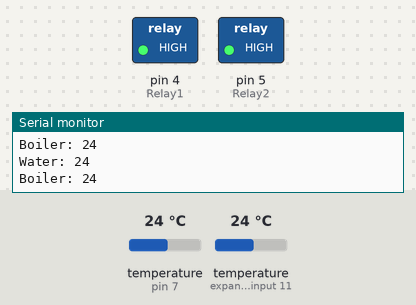
A sketch run on a simulated Arduino Uno, built with avr-gcc and run on an emulated ATmega328P. Parts: switched loads named in the sketch (green lamp = pin HIGH), the last lines printed to the serial monitor. The inputs (shaded band) are chosen by the test bench; at power-on: temperature (sensors on pin 7, expander input 11) 24 °C.

Above: at 3.6 s.
3.7 s: temperature (sensor on pin 7) set to 23.3 °C
At 4.7 s:
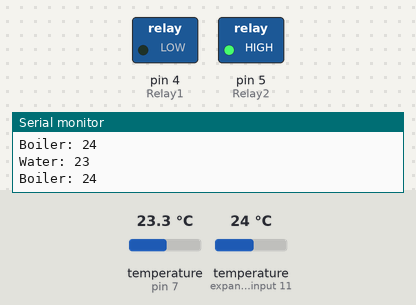
Timing chart, 0 to 30.8 s (numbered marks = the images above; inputs shaded):
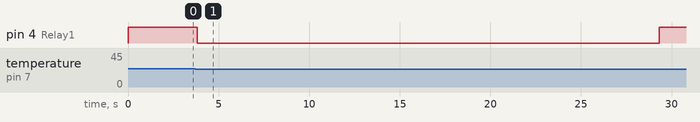

The sketch:

main.ino
```cpp
#include <OneWire.h>
#include <DallasTemperature.h>

#define Relay1 4  // OPEN
#define Relay2 5  // CLOSE

OneWire oneWire(7);
DallasTemperature ds(&oneWire);

DeviceAddress sensor1 = {0x28, 0x6A, 0xD0, 0x71, 0x33, 0x20, 0x01, 0xCE};
DeviceAddress sensor2 = {0x28, 0x38, 0xC9, 0x90, 0x32, 0x20, 0x01, 0x6C};

int8_t BasicTemp = 60;

int voda;
int cotel;

unsigned long tempTimer = 0;
unsigned long valveTimer = 0;

bool flag = 0;        // 0 = closed, 1 = opened
bool a = 0;           // desired direction
bool valveActive = 0; // movement in progress

const unsigned long TEMP_INTERVAL = 1000;
const unsigned long VALVE_TIME = 25000;

void setup()
{
  Serial.begin(9600);

  pinMode(Relay1, OUTPUT);
  pinMode(Relay2, OUTPUT);

  digitalWrite(Relay1, HIGH);
  digitalWrite(Relay2, HIGH);

  ds.begin();
}

void loop()
{
  Temp();
  Function();
  RelayControl();

  Serial.print("Water: ");
  Serial.println(voda);
  Serial.print("Boiler: ");
  Serial.println(cotel);
}

void Temp()
{
  if (millis() - tempTimer >= TEMP_INTERVAL)
  {
    tempTimer = millis();
    ds.requestTemperatures();
    voda = ds.getTempC(sensor1);
    cotel = ds.getTempC(sensor2);
  }
}

void Function()
{
  if (cotel > voda)
    a = HIGH;
  else
    a = LOW;

  if (voda > BasicTemp)
    a = LOW;
}

void RelayControl()
{
  // START OPEN
  if (a == HIGH && flag == 0 && !valveActive)
  {
    digitalWrite(Relay1, LOW);
    valveTimer = millis();
    valveActive = true;
  }

  // START CLOSE
  if (a == LOW && flag == 1 && !valveActive)
  {
    digitalWrite(Relay2, LOW);
    valveTimer = millis();
    valveActive = true;
  }

  // STOP MOVEMENT
  if (valveActive && millis() - valveTimer >= VALVE_TIME)
  {
    digitalWrite(Relay1, HIGH);
    digitalWrite(Relay2, HIGH);

    flag = a;          // update state
    valveActive = false;
  }
}
```

Measured:
- the behaviour switches between 24 and 23.9 °C on temperature (sensor on pin 7) (found by bisection; images 0 and 1)
- after the input at 3.7 s, pin 4 (Relay1): HIGH → LOW after 0.13 s, → HIGH 25.5 s later
